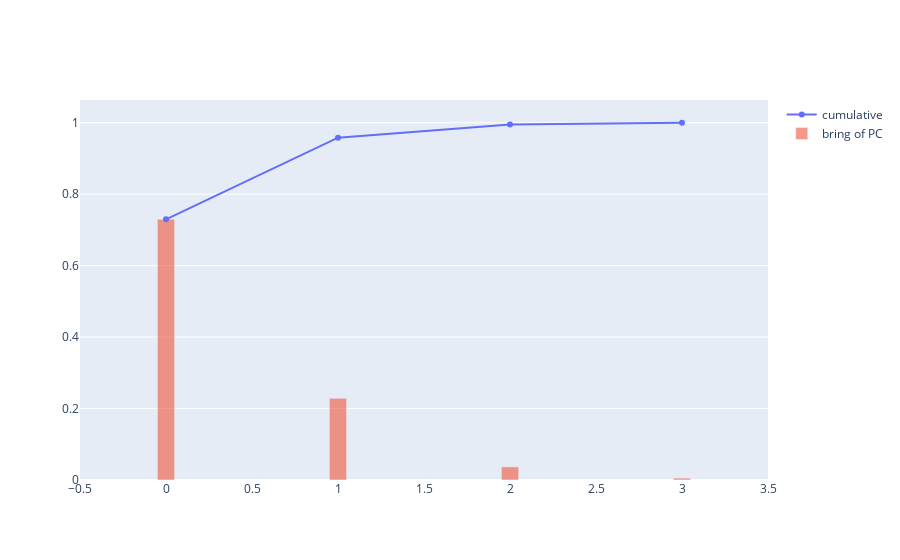

This figure's notebook cell:
### Code cell
import plotly.graph_objects as go

fig = go.Figure(
    data=[
        go.Scatter(
            y=cum_explained_var_ratio,
            mode="markers+lines",
            name="cumulative"
        ),
        go.Bar(
            y=explained_var_ratio, 
            name="bring of PC",
            opacity=0.6,
            width=.1
        )
    ]
)

fig.show()

### Figure 1 — Plotly figure (JSON) as saved in the notebook; plotly's stock layout.template omitted (floating-point values rounded to 4 significant figures)
{"data": [{"mode": "markers+lines", "name": "cumulative", "type": "scatter", "y": [0.7296, 0.9581, 0.9948, 1.0]}, {"name": "bring of PC", "opacity": 0.6, "type": "bar", "width": 0.1, "y": [0.7296, 0.2285, 0.03669, 0.005179]}], "layout": {}}
